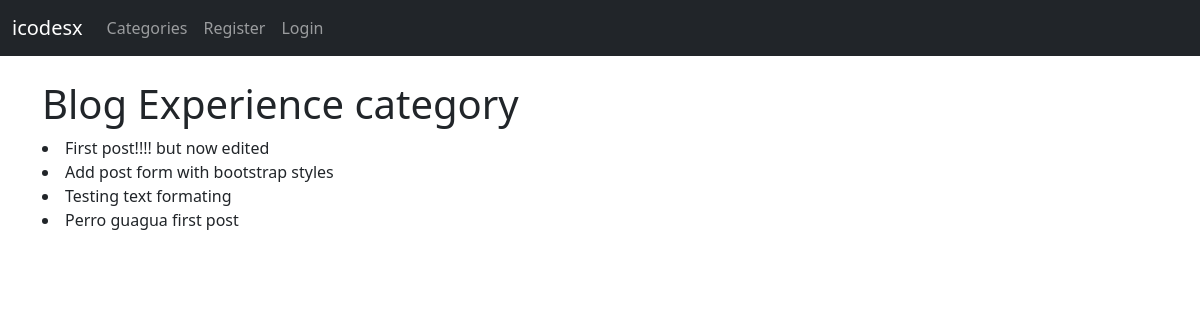
Page /category/blog-experience on the committed database.
### blogapp/models.py (models this page shows, shortened)
class Post(models.Model):
    title = models.CharField(max_length=255)
    title_tag = models.CharField(max_length=255)
    author = models.ForeignKey(User, on_delete=models.CASCADE)
    body = models.TextField()
    post_date = models.DateField(auto_now_add=True)
    category = models.CharField(max_length=255, default='Blog experience')
    likes = models.ManyToManyField(User, related_name='blog_posts')

### blogapp/views.py (the view)
def CategoryView(request, cats):
    category_posts = Post.objects.filter(category=cats.replace('-', ' '))
    return render(request, 'categories.html', {'cats': cats.title().replace('-', ' '), 'category_posts': category_posts})

### blogapp/templates/categories.html
{% extends 'base.html' %}
{% block content %}
    {% if category_posts %}
        <h1>{{ cats }} category</h1>
            {% for post in category_posts %}
                <li>
                    {{ post.title }}
                </li>
            {% endfor %}
    {% else %}
        <div class="alert alert-warning" role="alert">
            Sorry! This page doesn't exist
        </div>
    {% endif %}
{% endblock %}

### rows in the picture
Post: title "First post!!!! but now edited"
Post: title "Add post form with bootstrap styles"
Post: title "Testing text formating"
Post: title "Perro guagua first post"

### other values in the picture
{{ cats }} "Blog Experience"
